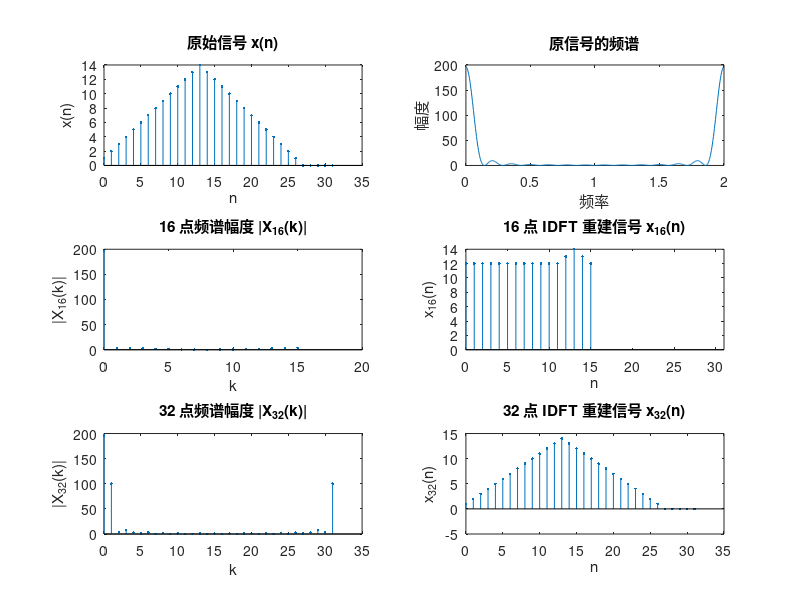

Recreate this plot in MATLAB.
%% 定义信号 x(n)
n = 0:31;

x(1:14) = (0:13) + 1;           % 设置 x(n) = n + 1, 当 0 <= n <= 13
x(15:27) = 27 - (14:26);         % 设置 x(n) = 27 - n, 当 14 <= n <= 25
x(28:32) = 0;
X_FT = fft(x,512);
% 计算 32 点 DFT
X_32 = X_FT(1:512/32:end);
% 提取偶数点得到 16 点频谱采样
X_16 = X_32(1:2:end);
% 计算 16 点 IDFT 重建信号
x_16_reconstructed = ifft(X_16, 16);
x_32_reconstructed = ifft(X_32,32);
% 绘制结果
figure(2);

%% 原信号 x(n)
subplot(3, 2, 1);
stem(n, x, '.');
title('原始信号 x(n)');
xlabel('n');
ylabel('x(n)');

% 原信号的频谱
subplot(3, 2, 2);
k = 0:511; 
plot(k*2/512, abs(X_FT));
title('原信号的频谱');
xlabel('频率');
ylabel('幅度');

%% 16 点频谱幅度
subplot(3, 2, 3);
stem(0:15, abs(X_16), '.');
title('16 点频谱幅度 |X_{16}(k)|');
xlabel('k');
ylabel('|X_{16}(k)|');

% 16 点 IDFT 重建信号
subplot(3, 2, 4);
stem(0:15, real(x_16_reconstructed), '.');
title('16 点 IDFT 重建信号 x_{16}(n)');
xlabel('n');
ylabel('x_{16}(n)');
xlim([0,31]);


%% 32 点频谱幅度
subplot(3, 2, 5);
stem(0:31, abs(X_32), '.');
title('32 点频谱幅度 |X_{32}(k)|');
xlabel('k');
ylabel('|X_{32}(k)|');


% 32 点 IDFT 重建信号
subplot(3, 2, 6);
stem(0:31, real(x_32_reconstructed), '.');
title('32 点 IDFT 重建信号 x_{32}(n)');
xlabel('n');
ylabel('x_{32}(n)');



